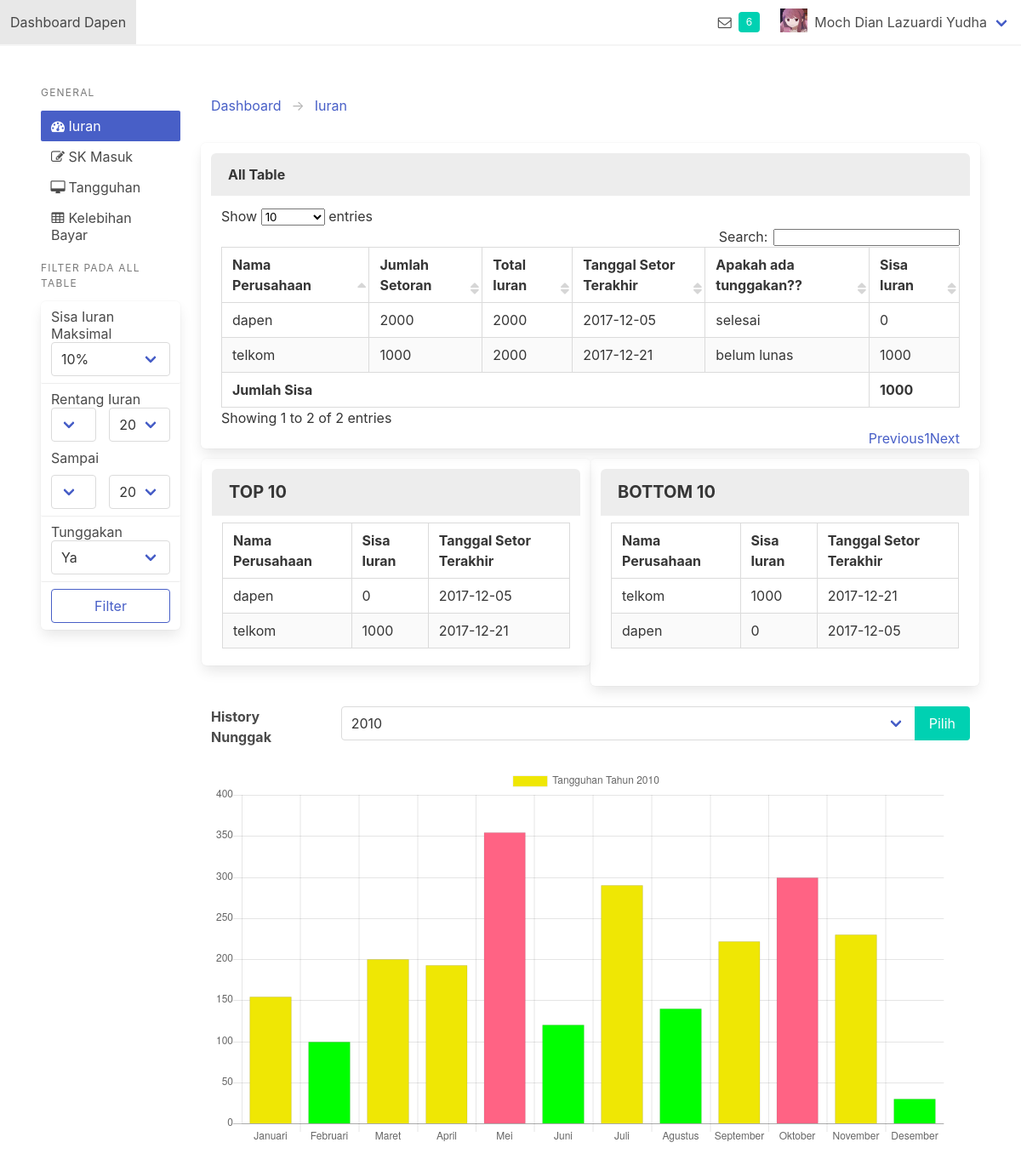
Screenshot of /index.php/rute/iuran_pegawai with the database file from the repository.
### tables this page shows
CREATE TABLE `iuran` (
  `id_instansi` varchar(100) NOT NULL,
  `instansi` varchar(100) NOT NULL,
  `iuran_dibayar` int(100) NOT NULL,
  `target_bayar` int(100) NOT NULL,
  `setoran_iuran_terakhir` date NOT NULL,
  `tunggakan` varchar(100) NOT NULL
);

### application/controllers/Rute.php (called while the page is built, shortened)
<?php
class Rute extends CI_Controller {
	function __construct(){
		$this->load->model('Login_Model');
		$this->load->model('Dashboard_Model');
		$this->load->helper('url');
		$this->load->database();
	}
	public function iuran_pegawai() {
		$data['query'] = $this->Dashboard_Model->get_table_iuran();
		$data['query2'] = $this->Dashboard_Model->get_table_iuran_top();
		$data['query3'] = $this->Dashboard_Model->get_table_iuran_bottom();
		$this->load->view('pegawai/iuran_pegawai', $data);
	}
}

### index.php (called while the page is built, shortened)
<?php
require_once BASEPATH.'core/CodeIgniter.php';

### application/models/Dashboard_Model.php (called while the page is built, shortened)
<?php
class Dashboard_Model extends CI_Model {
	public function get_table_iuran(){
		$query = $this->db->query('SELECT * FROM iuran');
		return $query->result();
    }
	public function get_table_iuran_top() {
		$query = $this->db->query('SELECT * FROM iuran order by (target_bayar - iuran_dibayar) ASC LIMIT 10');
		return $query->result();
	}
	public function get_table_iuran_bottom() {
		$query = $this->db->query('SELECT * FROM iuran order by (target_bayar - iuran_dibayar) DESC LIMIT 10');
		return $query->result();
	}
}

### application/views/pegawai/iuran_pegawai.php (the view, shortened to what this page needs)
<!DOCTYPE html>
<html lang="en">
<head>
  <link rel="stylesheet" href="https://cdnjs.cloudflare.com/ajax/libs/bulma/0.6.1/css/bulma.min.css">
  <link rel="stylesheet" href="https://maxcdn.bootstrapcdn.com/font-awesome/4.7.0/css/font-awesome.min.css">
  <link rel="stylesheet" href="<?php echo base_url();?>css/bar_sk.css">
  <link rel="stylesheet" href="<?php echo base_url();?>css/bar_pensiun.css">
  <link rel="stylesheet" href="<?php echo base_url();?>css/dataTables.bulma.css">
  <link rel="stylesheet" href="<?php echo base_url();?>css/dataTables.bulma.min.css">
</head>
<body>
  <header class="hero is-light" style="background-color: #fff;">
    <div class="hero-head">
      <nav class="navbar has-shadow" role="navigation" aria-label="main navigation">
        <div class="navbar-brand">
          <a class="navbar-item">
            Dashboard Dapen
          </a>
        </div>
        <div class="navbar-menu navbar-end" id="navMenu">
          <a class="navbar-item nav-tag">
            <span class="icon is-medium">
              <i class="fa fa-envelope-o"></i>
            </span>
            <span class="tag is-primary tag-notif">6</span>
          </a>
          <div class="navbar-item has-dropdown is-hoverable">
            <a class="navbar-link">
              <figure class="image is-32x32" style="margin-right:.5em;">
                <img src="<?php echo base_url(); ?>profil.jpg">
              </figure>
              Moch Dian Lazuardi Yudha
            </a>
          </div>
        </div>
      </nav>
    </div>
  </header>
  <div class="section" style="background-color: #fff; height: 100sv;">
    <div class="columns">
      <aside class="column is-2">
        <nav class="menu">
          <p class="menu-label">
            General
          </p>
          <ul class="menu-list">
            <li><a class="is-active" href="#"><span class="icon is-small"><i class="fa fa-tachometer"></i></span> Iuran</a></li>
            <li><a href="#"><span class="icon is-small"><i class="fa fa-pencil-square-o"></i></span> SK Masuk</a></li>
            <li><a href="#"><span class="icon is-small"><i class="fa fa-desktop"></i></span> Tangguhan</a></li>
            <li><a href="#"><span class="icon is-small"><i class="fa fa-table"></i></span> Kelebihan Bayar</a></li>
          </ul>
          <p class="menu-label">
            Filter Pada All Table
          </p>
          <ul class="menu-list">
          <form action="<?php echo base_url(); ?>index.php/rute/filter_iuran" method="post">
            <nav class="panel">
                <a class="panel-block" style="">
                    Sisa Iuran Maksimal
                    <div class="control" style="">
                        <div class="select is-fullwidth">
                            <select id="sisa" >
                                <option value="10">10%</option>
                            </select>
                        </div>
                    </div>
                </a>
                <a class="panel-block" style="">
                    Rentang Iuran
                    <div class="columns">
                        <div class="column is-5">
                            <div class="control" style="">
                                <div class="select">
                                    <select>
                                        <option>1</option>
                                    </select>
                                </div>
                            </div>
                        </div>
                        <div class="column is-7">
                            <div class="control" style="">
                                <div class="select">
                                    <select>
                                        <option>2010</option>
                                    </select>
                                </div>
                            </div>
                        </div>
                    </div>
                    <p style="margin-top:-15px; margin-bottom:10px;">Sampai</p>
                    <div class="columns">
                        <div class="column is-5">
                            <div class="control" style="">
                                <div class="select">
                                    <select>
                                        <option>1</option>
                                    </select>
                                </div>
                            </div>
                        </div>
                        <div class="column is-7">
                            <div class="control" style="">
                                <div class="select">
                                    <select>
                                        <option>2010</option>
                                    </select>
                                </div>
                            </div>
                        </div>
                    </div>
                </a>
                <a class="panel-block" style="">
                    Tunggakan
                    <div class="control" style="">
                        <div class="select is-fullwidth">
                            <select>
                                <option>Ya</option>
                            </select>
                        </div>
                    </div>
                </a>
                <div class="panel-block">
                    <button class="button is-link is-outlined is-fullwidth" type="submit">
                    Filter
                    </button>
                </div>
            </nav>
            </form>
          </ul>
        </nav>
      </aside>
      <main class="column">
          <div class="column is-12" style="margin-bottom:20px;">
            <nav class="breadcrumb has-arrow-separator" aria-label="breadcrumbs">
                <ul>
                    <li><a href="#">Dashboard</a></li>
                    <li><a href="#">Iuran</a></li>
                </ul>
            </nav>
          </div>
          <div class="panel column is-12">
            <div class="panel-heading">
                <label class="label">All Table</label>
            </div>
            <div class="panel-block column is-12">
                <table id="iuran" class="table is-striped is-bordered" cellspacing="0" width="100%">
                <thead>
                    <tr>
                    <th>Nama Perusahaan</th>
                    <th>Jumlah Setoran</th>
                    <th>Total Iuran</th>
                    <th>Tanggal Setor Terakhir</th>
                    <th>Apakah ada tunggakan??</th>
                    <th>Sisa Iuran</th>
                    </tr>
                </thead>
                <tfoot>
                    <tr>
                    <th colspan="5">Jumlah Sisa</th>
                    <?php
                              $dibayar = 0;
                              $target = 0;
                              foreach($query as $row) {
                                $dibayar = $dibayar + $row->iuran_dibayar;
                                $target = $target + $row->target_bayar;
                              }
                              ?>
                    <th><?php echo $target - $dibayar; ?></th>
                    </tr>
                </tfoot>
                <tbody>
                    <?php
                    foreach($query as $row) {
                        ?>
                        <tr>
                            <td><?php echo $row->instansi ?></td>
                            <td><?php echo $row->iuran_dibayar ?></td>
                            <td><?php echo $row->target_bayar ?></td>
                            <td><?php echo $row->setoran_iuran_terakhir ?></td>
                            <td><?php echo $row->tunggakan ?></td>
                            <td><?php echo $row->target_bayar - $row->iuran_dibayar ?></td>
                        </tr>
                    <?php
                    }
                    ?>
                </tbody>
                </table>
            </div>
            </div>
          <div class="columns" style="margin-left:1px; margin-right:1px;">
            <div class="panel column is-6">
                <div class="panel-heading">
                    TOP 10
                </div>
                <div class="panel-block" style="width:100%;">
                    <table id="" class="table is-striped is-bordered" cellspacing="0" width="100%" style="">
                        <thead>
                            <tr>
                                <th>Nama Perusahaan</th>
                                <th>Sisa Iuran</th>
                                <th>Tanggal Setor Terakhir</th>
                            </tr>
                        </thead>
                        <tbody>
                        <?php
                            foreach($query2 as $row) {
                                ?>
                                <tr>
                                    <td><?php echo $row->instansi ?></td>
                                    <td><?php echo $row->target_bayar - $row->iuran_dibayar ?></td>
                                    <td><?php echo $row->setoran_iuran_terakhir ?></td>
                                </tr>
                                <?php
                            }
                        ?>
                        </tbody>
                    </table>
                </div>
            </div>
            <div class="panel column is-6">
                <div class="panel-heading">
                    BOTTOM 10
                </div>
                <div class="panel-block" style="width:100%;">
                    <table id="" class="table is-striped is-bordered" cellspacing="0" width="100%" style="">
                        <thead>
                            <tr>
                                <th>Nama Perusahaan</th>
                                <th>Sisa Iuran</th>
                                <th>Tanggal Setor Terakhir</th>
                            </tr>
                        </thead>
                        <tbody>
                        <?php
                            foreach($query3 as $row) {
                                ?>
                                <tr>
                                    <td><?php echo $row->instansi ?></td>
                                    <td><?php echo $row->target_bayar - $row->iuran_dibayar ?></td>
                                    <td><?php echo $row->setoran_iuran_terakhir ?></td>
                                </tr>
                                <?php
                            }
                        ?>
                        </tbody>
                    </table>
                </div>
            </div>
          </div>
          <div class="column is-12">
              <div class="columns">
                <div class="column is-2">
                    <h2 style="font-weight:bold">History Nunggak</h2>
                </div>
                <div class="column is-10">
                    <div class="field has-addons">
                        <div class="control is-expanded">
                            <div class="select is-fullwidth">
                                <select name="tahun">
                                    <option value="2010">2010</option>
                                </select>
                            </div>
                        </div>
                        <div class="control">
                            <button type="submit" class="button is-primary">Pilih</button>
                        </div>
                    </div>
                </div>
              </div>
            <canvas id="chartNunggak" style=""></canvas>
      </main>
    </div>
  </div>
  <script>
    var ctx = document.getElementById('chartNunggak').getContext('2d');
    var chart = new Chart(ctx, {
        // The type of chart we want to create
        type: 'bar',
        // The data for our dataset
        data: {
            labels: ["Januari", "Februari", "Maret", "April", "Mei", "Juni", "Juli", "Agustus", "September", "Oktober", "November", "Desember"],
            datasets: [{
                label: "Tangguhan Tahun 2010",
                backgroundColor: [
                    'rgb(239, 231, 4)', //Kuning
                    'rgb(0, 255, 0)',   //Hijau
                    'rgb(239, 231, 4)', //Kuning
                    'rgb(239, 231, 4)', //Kuning
                    'rgb(255, 99, 132)',    //Merah
                    'rgb(0, 255, 0)',   //Hijau
                    'rgb(239, 231, 4)',   //Kuning
                    'rgb(0, 255, 0)',    //Hijau
                    'rgb(239, 231, 4)', //kuning
                    'rgb(255, 99, 132)', //merah
                    'rgb(239, 231, 4)', //Kuning
                    'rgb(0, 255, 0)' //Hijau
                ],
                data: [154, 100, 200, 193, 354, 120, 290, 140, 222, 300, 230, 30, 0],
                fill: false,
                borderWidth: 1,
            }]
        },
        // Configuration options go here
        options: {
            onClick: function(c,i){
                e=i[0];
                toggle_visibility('wizard');
                graphEventClick(e._index);
            },
            elements: {
                line: {
                    tension: 0, // disables bezier curves
                }
            },
            tooltips: {
                mode: 'index'
            },
        }
    });
    function graphEventClick(index){
        $('#tableData').empty();
        for(i=0;i<=index;i++){
            var html_to_insert = "<tr><td>" + chart.data.labels[i] + "</td><td>Dummy</td></tr>";
            $(html_to_insert).insertAfter("#tableData")
        }
    }
    function toggle_visibility(id){
        var e =document.getElementById(id);
        e.style.visibility = 'visible';
    }
  </script>
</body>
</html>

### css/bar_sk.css (style rules this page uses)
* { margin: 0; padding: 0; }
body { background-color: #e9f1f4; }

### rows the page displays
iuran: instansi "telkom", iuran_dibayar "1000", target_bayar "2000", setoran_iuran_terakhir "2017-12-21", tunggakan "belum lunas", $row->target_bayar-$row->iuran_dibayar "1000"
iuran: instansi "dapen", iuran_dibayar "2000", target_bayar "2000", setoran_iuran_terakhir "2017-12-05", tunggakan "selesai", $row->target_bayar - $row->iuran_dibayar "0"

### other values shown
$target - $dibayar "1000"
